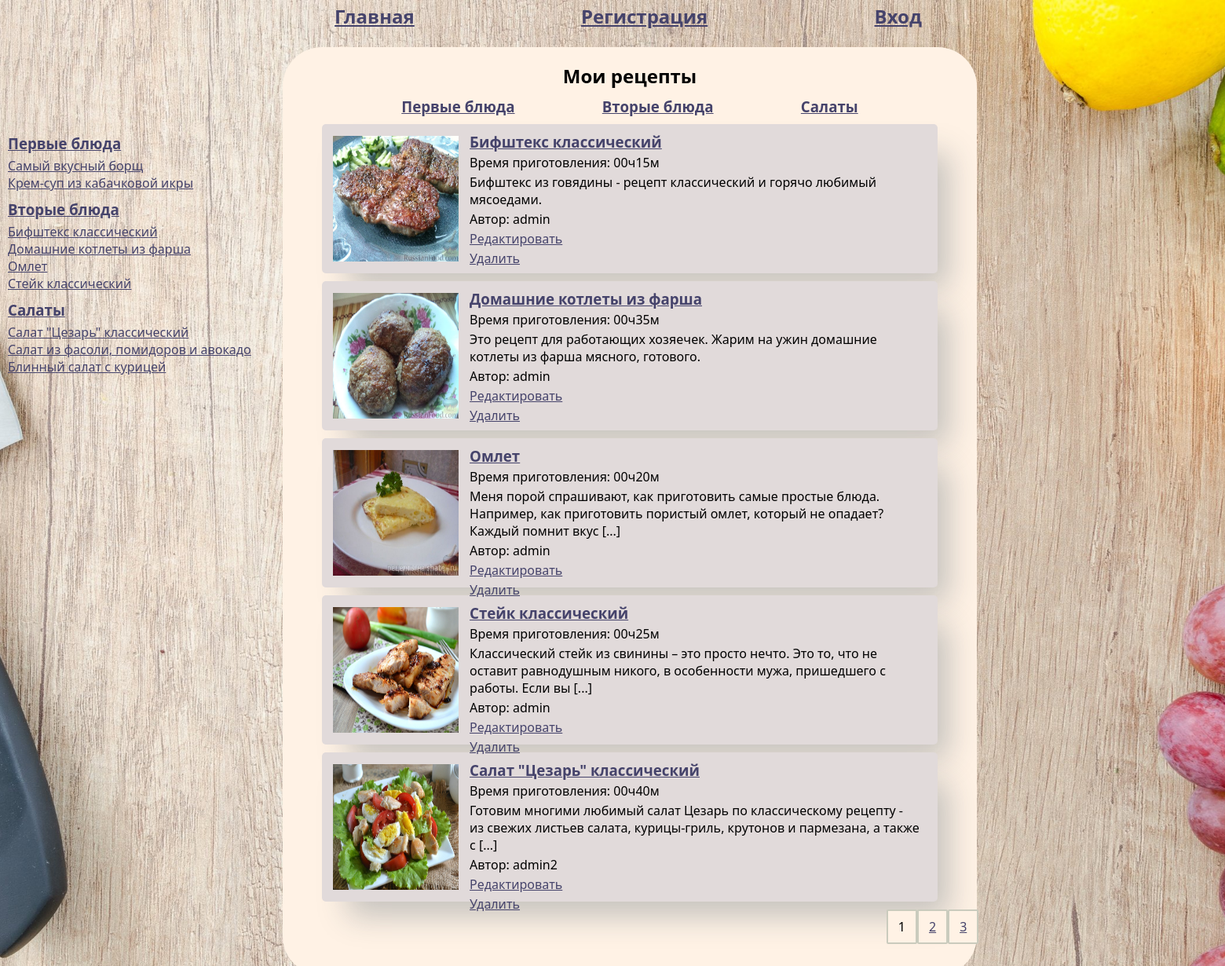
The app's page /my-recept/ with its own data.
### recipe_website/models.py (models this page shows, shortened)
class Categories(models.Model):
    categories_name = models.CharField(max_length=100, unique=True)

class Recipes(models.Model):
    name_recept = models.CharField(max_length=100)
    description = models.CharField(max_length=500)
    ingredients = models.TextField(help_text='После каждого ингредиента ставьте ";" для разделения')
    cooking_steps = models.TextField(help_text='После каждого шага ставьте ";" для разделения')
    cooking_time = models.TimeField(help_text='Формат "чч:мм"')
    image = models.ImageField(upload_to='recipe_website')
    user = models.ForeignKey(User, on_delete=models.CASCADE)
    def get_description(self):
        return shorten(self.description, width=150)
    def get_time_str(self):
        return self.cooking_time.strftime('%H:%M').replace(':', 'ч') + 'м'

class Summary(models.Model):
    categories = models.ForeignKey(Categories, on_delete=models.DO_NOTHING, related_name='categories')
    recipes = models.ForeignKey(Recipes, on_delete=models.CASCADE, related_name='recipes')

### recipe_website/views.py (the view)
# urls.py: path('my-recept/', MyRecipesView.as_view(), name='my_recept'),
class MyRecipesView(ListView):
    template_name = 'recipe_website/my_recipes.html'
    paginate_by = 5
    def get_queryset(self, *args, **kwargs):
        log.info("Пользователь %s открыл страницу мои рецепты", self.request.user.username)
        if 'pk' in self.kwargs:
            categories_request = self.kwargs['pk']
            return (Summary.objects.filter(categories=categories_request)
                    .select_related("recipes").prefetch_related('recipes__user').
                    filter(recipes__user__username=self.request.user.username).order_by('-id'))
        return Summary.objects.all().select_related("recipes").prefetch_related('recipes__user').order_by('-id')

### recipe_website/context_processors.py (called while the page is built)
def categories(request):
    list_categories = Categories.objects.all()
    recipes = Recipes.objects.all()
    summary = Summary.objects.all()
    dict_categories = {(category.categories_name, category.pk): [] for category in list_categories}
    for category in list_categories:
        recipes_id = summary.filter(categories=category.pk).values_list('recipes_id', flat=True)
        dict_categories[(category.categories_name, category.pk)] = recipes.filter(id__in=recipes_id).order_by('-id')[:4]
    return {'dict_categories': dict_categories}

### recipe_website/templates/recipe_website/my_recipes.html (shortened to what this page needs)
{% extends 'recipe_website/index.html' %}
{% block right_bar %}
    <h2>Мои рецепты</h2>
        <div class="categories_my_recept">
            {% for category, _ in dict_categories.items %}
                <div>
                    <h3><a href="{% url 'recipe_website:my_recept_category' pk=category.1 %}">{{ category.0 }}</a></h3>
                </div>
            {% endfor %}
        </div>
            {% for recept in page_obj %}
                <div class="recept">
                    <div class="recept_image">
                        <img src="{{ recept.recipes.image.url }}" alt="Фото" width="160px" height="160px">
                    </div>
                    <div class="recept_text">
                        <h3><a href="{% url 'recipe_website:recept_detail' pk=recept.recipes.pk %}">{{ recept.recipes.name_recept }}</a></h3>
                        <p>Время приготовления: {{ recept.recipes.get_time_str }}</p>
                        <p>{{ recept.recipes.get_description }}</p>
                        <p>Автор: {{ recept.recipes.user }}</p>
                        <div class="update">
                            <p><a href="{% url 'recipe_website:recept_update' pk=recept.pk %}">Редактировать</a></p>
                            <p><a href="{% url 'recipe_website:recept_delete' pk=recept.pk %}">Удалить</a></p>
                        </div>
                    </div>
                </div>
            {% endfor %}
{% endblock %}

### recipe_website/templates/recipe_website/base.html (shortened to what this page needs)
<!DOCTYPE html>
<html lang="en">
<head>
    {% load static %}
    <link rel="stylesheet" href={% static 'static_recipe_website/style.css' %}>
</head>
<body>
    <header class="header">
        <div class="menu_header">
            <a href="{% url "recipe_website:index_page" %}"><h2>Главная</h2></a>
            {% if user.is_authenticated %}
                <a href="{% url "recipe_website:my_recept" %}"><h2>Мои рецепты</h2></a>
                <a href="{% url "recipe_website:create_recept" %}"><h2>Написать рецепт</h2></a>
                <a href="{% url "recipe_website:logout" %}"><h2>Выход</h2></a>
                 {% else %}
                <a href="{% url "recipe_website:registration" %}"><h2>Регистрация</h2></a>
                <a href="{% url "recipe_website:login" %}"><h2>Вход</h2></a>
            {% endif %}
        </div>
    </header>
    <div class="top_1">
        <div class="left_bar">
            {% block left_bar %}
                <div class="left_bar_text">
                    {% for category, recipes in dict_categories.items %}
                        <div class="category">
                            <h3><a href="{% url 'recipe_website:categories' pk=category.1 %}">{{ category.0 }}</a></h3>
                            {% for recept in recipes %}
                                <a href="{% url 'recipe_website:recept_detail' pk=recept.pk %}">{{ recept.name_recept }}</a>
                                <br>
                            {% endfor %}
                        </div>
                    {% endfor %}
                </div>
            {% endblock %}
        </div>
        <div class="right_bar">
            <div class="list_text_center">
                {% block right_bar %}
                {% endblock %}
            {% block navigation %}
                <nav class="list-pages">
                        {% for p in page_obj.paginator.page_range %}
                                {% if page_obj.paginator.num_pages == 1 %}
                                    <p class="page-num">
                                    ...
                                    </p>
                                {% elif page_obj.number == p %}
                                    <p class="page-num">{{ p }}</p>
                                {% elif p >= page_obj.number|add:-2 and p <= page_obj.number|add:2  %}
                                    <a href="?page={{ p }}"><p class="page-num page-num-selected">{{ p }}</p></a>
                                {% endif %}
                        {% endfor %}
                </nav>
            {% endblock %}
            </div>
        </div>
    </div>
</body>
</html>

### recipe_website/static/static_recipe_website/style.css (style rules this page uses)
* { margin: 0; padding: 0; }
body { margin: 0 auto; width: 1600px; background-image: url("5.jpg"); background-position: center center; background-size: cover; background-repeat: no-repeat; background-attachment: fixed; font-family: Calibri, Candara, Segoe, "Segoe UI", Optima, Arial, sans-serif; font-size: 16px; }
h2 { text-align: center; padding-bottom: 10px; }
a { color: #45436b; }
.header { margin: 0 auto; padding-bottom: 10px; height: 50px; width: 60%; }
.menu_header { height: 100%; display: flex; align-items: center; justify-content: space-around; flex-wrap: wrap; }
.top_1 { display: flex; width: 90%; }
.left_bar { width: 25%; }
.left_bar_text { margin: 110px 10px 0 10px; }
.category { margin-bottom: 10px; }
.category h3 { margin-bottom: 5px; }
.right_bar { background-color: #fff2e5; border-radius: 50px; width: 60%; padding: 10px; }
.recept { background: #e1dada; box-shadow: 24px 28px 36px -9px rgba(34, 60, 80, 0.26); min-height: 170px; border-radius: 5px; padding: 10px; margin: 10px; }
.recept_image { float: left; width: 22%; text-align: center; padding: 5px 10px 0 0; }
.recept_text { float: left; width: 75%; text-align: left; }
.recept_text p { margin-top: 3px; }
.list_text_center { margin: 10px 30px 30px; }
.list-pages { display: flex; align-items: center; justify-content: center; }
.page-num { padding: 09px 13px; border-radius: 2px; border: 2px solid #cacbbd; background-color: #fff2e5; }
.categories_my_recept { display: flex; align-items: center; justify-content: space-evenly; }

### records on screen
Categories: categories_name "Первые блюда", categories_name "Первые блюда"
Recipes: name_recept "Самый вкусный борщ"
Recipes: name_recept "Крем-суп из кабачковой икры"
Categories: categories_name "Вторые блюда", categories_name "Вторые блюда"
Recipes: name_recept "Бифштекс классический"
Recipes: name_recept "Домашние котлеты из фарша"
Recipes: name_recept "Омлет"
Recipes: name_recept "Стейк классический"
Categories: categories_name "Салаты", categories_name "Салаты"
Recipes: name_recept "Салат \"Цезарь\" классический"
Recipes: name_recept "Салат из фасоли, помидоров и авокадо"
Recipes: name_recept "Блинный салат с курицей"
Summary: recipes.image (picture), recipes.name_recept "Бифштекс классический", recipes.get_time_str "00ч15м", recipes.get_description "Бифштекс из говядины - рецепт классический и горячо любимый мясоедами.", recipes.user "admin"
Summary: recipes.image (picture), recipes.name_recept "Домашние котлеты из фарша", recipes.get_time_str "00ч35м", recipes.get_description "Это рецепт для работающих хозяечек. Жарим на ужин домашние котлеты из фарша мясного, готового.", recipes.user "admin"
Summary: recipes.image (picture), recipes.name_recept "Омлет", recipes.get_time_str "00ч20м", recipes.get_description "Меня порой спрашивают, как приготовить самые простые блюда. Например, как приготовить пористый омлет, который не опадает? Каждый помнит вкус [...]", recipes.user "admin"
Summary: recipes.image (picture), recipes.name_recept "Стейк классический", recipes.get_time_str "00ч25м", recipes.get_description "Классический стейк из свинины – это просто нечто. Это то, что не оставит равнодушным никого, в особенности мужа, пришедшего с работы. Если вы [...]", recipes.user "admin"
Summary: recipes.image (picture), recipes.name_recept "Салат \"Цезарь\" классический", recipes.get_time_str "00ч40м", recipes.get_description "Готовим многими любимый салат Цезарь по классическому рецепту - из свежих листьев салата, курицы-гриль, крутонов и пармезана, а также с [...]", recipes.user "admin2"

### other values on screen
{{ p }} "1"
{{ p }} "2" "3"
